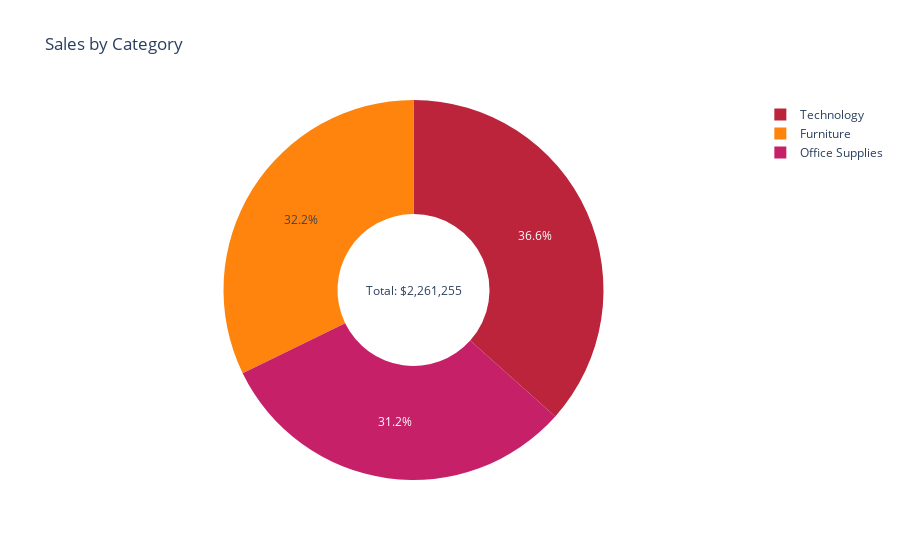

The notebook cell saved with this chart:
### Code cell
fig = px.pie(Top_category, 
             values='Sales', 
             names='Category', 
             title='Sales by Category', 
             color_discrete_sequence=['#BC243C','#FE840E','#C62168'], # Custom colors
             hole=0.4)

# total revenue
fig.update_layout(
    annotations=[dict(text=total_revenue_text, 
                      x=0.5, y=0.5, 
                      font_size=12, 
                      showarrow=False)]
)

# Show the interactive plot
fig.show()

### Figure 1 — Plotly figure (JSON) as saved in the notebook; plotly's stock layout.template omitted (floating-point values rounded to 4 significant figures)
{"data": [{"domain": {"x": [0, 1], "y": [0, 1]}, "hole": 0.4, "hovertemplate": "Category=%{label}<br>Sales=%{value}<extra></extra>", "labels": ["Technology", "Furniture", "Office Supplies"], "legendgroup": "", "name": "", "showlegend": true, "type": "pie", "values": [827500.0, 728400.0, 705400.0]}], "layout": {"annotations": [{"font": {"size": 12}, "showarrow": false, "text": "Total: $2,261,255", "x": 0.5, "y": 0.5}], "legend": {"tracegroupgap": 0}, "piecolorway": ["#BC243C", "#FE840E", "#C62168"], "title": {"text": "Sales by Category"}}}
